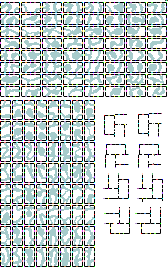
#> input picture stb/data/herringbone/template_caves_limit_connectivity.png, 168 x 269 px; its folder holds only this picture in this run
$ python -i MyImage.py   (imports and definitions only)
#> lines starting #> are read from the running program, lines starting #| are printed output that depends on the picture
#> further down, picture is the input picture: shape (269, 168, 3); mean B, G, R 206.6, 206.6, 198.9
import cv2
import numpy as np
# import MyContour
# from skimage.draw import circle
from skimage import io, img_as_float
from skimage.transform import resize
from skimage.measure import find_contours, approximate_polygon
from skimage.restoration import denoise_tv_chambolle
import matplotlib.pyplot as plt
from paths import isClosed, polygon_area

#This block imports the scripts from the src folder

# [20 lines left out: function get_path, not called in this run]

# @profile
def preprocess(img):
    """Threshold an image using grayscale and global threshold

    Parameters
    ----------
    img : Image
        The image to be grayscaled and thresholded

    Output
    ------
    threshold : Image
        The thresholded image of the input image
    """

    grayscaled = cv2.cvtColor(img,cv2.COLOR_BGR2GRAY)
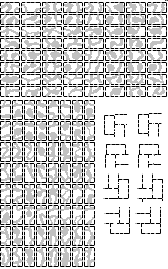
#> grayscaled: shape (269, 168); min 0, max 255, mean 204.3
    index = max_index(grayscaled)
    retval, threshold = cv2.threshold(grayscaled, index, 255, cv2.THRESH_BINARY)

    return threshold

def image_denoise(img):
    """Compress the image to 256x256 and denoise the image

    Parameters
    ----------
    img : Image
        An image file that will be processed through this function.
        Image can be .tif or .jpg files

    Output
    -------
    img_filtered : Image
        An image that is 256x256 sized and denoised.
    """
    new_img = img_as_float(img)
    new_img = resize(new_img, (int(new_img.shape[0]/4), int(new_img.shape[1]/4)))
    new_img = denoise_tv_chambolle(new_img)

    return new_img

def path_Marching_Squares(img_filtered, level):
    """Find contours in input image using Marching Squares algorithm

    Parameters
    ----------
    img_filtered : Image
        Input image file in which to find contours.
    level : int
        Value along which to find contours in the array.

    Output
    -------
    contours : list of (n,2)-ndarrays
        Each contour is an ndarray of shape (n, 2), consisting of n (x, y) coordinates along the contour.
    """

    contours = find_contours(img_filtered, level)
    return contours

# @profile
def max_index(img_filtered):
    """Find the level index that can yield the contour with largest area

    Parameters
    ----------
    img_filtered : Image
        Input image file in which to find contours.

    Output
    -------
    max_index : int
        Level index that can yield the contour with largest area
    """

    max_index = 0
    max_area = 0
    #max_count = 0

    # 100 - 110
    for i in range(120, 130):
        area = 0
        retval, threshold = cv2.threshold(img_filtered, i, 255, cv2.THRESH_BINARY)

        sk_img = image_denoise(img_filtered)
        sk_thre = image_denoise(threshold)
        contours = path_Marching_Squares(sk_thre, 0.45)

        for contour in contours:
            coords = approximate_polygon(contour, tolerance=1)
            if isClosed(coords) and polygon_area(coords) > 100:
                area += polygon_area(coords)

        if area > max_area:
            max_area = area
            max_index = i
#> this loop made 10 passes
#> pass 1, in max_index, `retval, threshold = cv2.threshold(img_filtered, i, 255, cv2.THRESH_BIN..`:
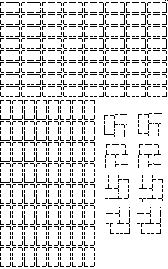
#> threshold: shape (269, 168); 86.2% white; black in thin lines or dots
#> pass 1, in image_denoise, `new_img = resize(new_img, (int(new_img.shape[0]/4), int(new_img.shape[..`:
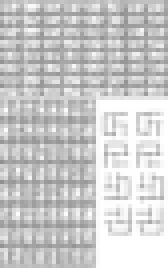
#> new_img: shape (67, 42) float64 (shown 4 times larger); min 0.569, max 1, mean 0.802
#> pass 1, in image_denoise, `new_img = denoise_tv_chambolle(new_img)`:
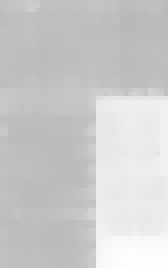
#> new_img: shape (67, 42) float64 (shown 4 times larger); min 0.726, max 0.998, mean 0.802
#> after the loop:
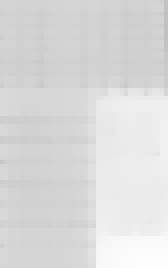
#> sk_thre: shape (67, 42) float64 (shown 4 times larger); min 0.758, max 0.995, mean 0.861
#> after the loop:
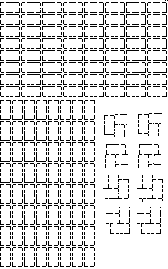
#> threshold: shape (269, 168); 86% white; black in thin lines or dots
#> after the loop, max_area = 0; max_index = 0

    return max_index

# [71 lines left out: functions path_tracing, get_centroid, drawContour, not called in this run]

>>> import cv2
>>> picture = cv2.imread('../../stb/data/herringbone/template_caves_limit_connectivity.png')
>>> result = preprocess(picture)
#> in preprocess, `retval, threshold = cv2.threshold(grayscaled, index, 255, cv2.THRESH_B..`:
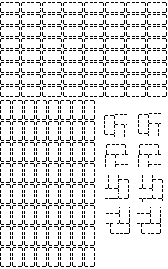
#> threshold: shape (269, 168); 87.4% white; black in thin lines or dots

$ run again, on stb/data/herringbone/template_caves_tiny_corridors.png
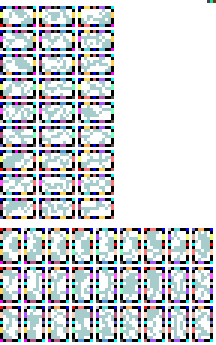
#> input picture stb/data/herringbone/template_caves_tiny_corridors.png, 72 x 115 px (shown 3 times larger)
#> picture is the input picture: shape (115, 72, 3); mean B, G, R 211.5, 207, 204.1
#> the loop in max_index, `for i in range(120, 130):` made 10 passes
#> pass 1, in max_index, `retval, threshold = cv2.threshold(img_filtered, i, 255, cv2.THRESH_BIN..`:
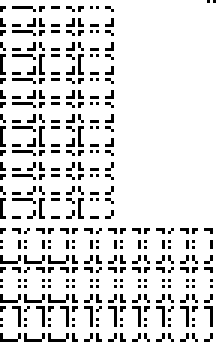
#> threshold: shape (115, 72) (shown 3 times larger); 86.4% white; black in thin lines or dots
#> after the loop in max_index, `for i in range(120, 130):`: max_area = 0
#> in preprocess, `retval, threshold = cv2.threshold(grayscaled, index, 255, cv2.THRESH_B..`:
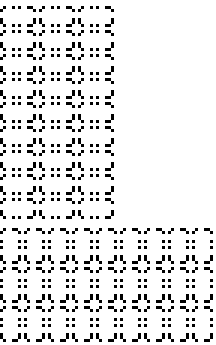
#> threshold: shape (115, 72) (shown 3 times larger); 89.6% white; black in thin lines or dots

$ run again, on stb/data/herringbone/template_horizontal_corridors_v1.png
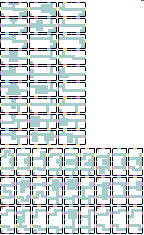
#> input picture stb/data/herringbone/template_horizontal_corridors_v1.png, 144 x 235 px
#> picture is the input picture: shape (235, 144, 3); mean B, G, R 218.4, 217.1, 210.2
#> after the loop in max_index, `for i in range(120, 130):`: max_area = 0
#> in preprocess, `retval, threshold = cv2.threshold(grayscaled, index, 255, cv2.THRESH_B..`:
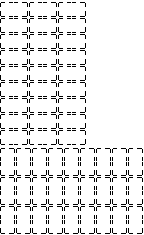
#> threshold: shape (235, 144); 91.7% white; black in thin lines or dots
